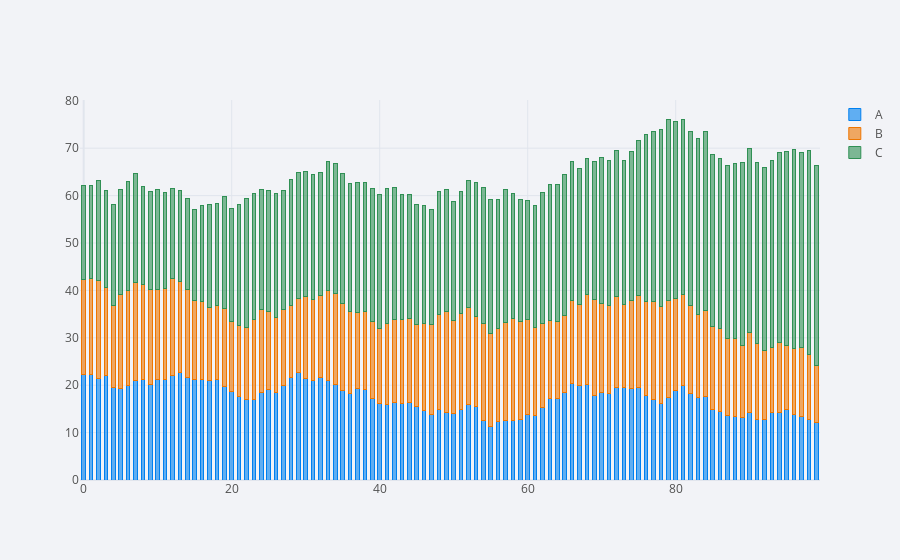

The notebook cell this image was saved under:
### Code cell
df.iplot(kind = 'bar', barmode='stack', bargap=0.5)
